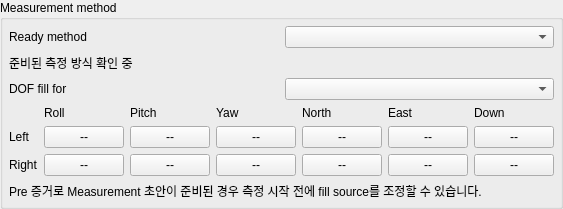
<?xml version='1.0' encoding='utf-8'?>
<ui version="4.0">
 <class>measurementMethod</class>
 <widget class="QGroupBox" name="measurementMethod">
  <property name="title">
   <string>Measurement method</string>
  </property>
  <layout class="QGridLayout" name="measurementMethodLayout">
   <item row="0" column="0">
    <widget class="QLabel" name="readyLabel">
     <property name="text">
      <string>Ready method</string>
     </property>
    </widget>
   </item>
   <item row="0" column="1">
    <widget class="QComboBox" name="measurementMethodCombo">
     <property name="toolTip">
      <string>현재 exact K,D와 필요한 live/candidate 입력이 모두 준비된 방식만 표시합니다. 선택 방식이 준비 상태를 잃으면 이 Measurement가 생성될 때 고정된 fallback 순서로 자동 전환합니다.</string>
     </property>
    </widget>
   </item>
   <item row="1" column="0" rowspan="1" colspan="2">
    <widget class="QLabel" name="methodStatus">
     <property name="text">
      <string>준비된 측정 방식 확인 중</string>
     </property>
     <property name="wordWrap">
      <bool>true</bool>
     </property>
    </widget>
   </item>
   <item row="2" column="0">
    <widget class="QLabel" name="fillLabel">
     <property name="text">
      <string>DOF fill for</string>
     </property>
    </widget>
   </item>
   <item row="2" column="1">
    <widget class="QComboBox" name="measurementFillMethodCombo">
     <property name="toolTip">
      <string>방식이 직접 제공하는 축은 OWN으로 잠깁니다. 미관측 회전축은 PX4, 미관측 이동축은 GNSS 토글로 이 Measurement에서만 채웁니다.</string>
     </property>
    </widget>
   </item>
   <item row="3" column="0" rowspan="1" colspan="2">
    <widget class="QWidget" name="fillWidget">
     <layout class="QGridLayout" name="fillLayout">
      <item row="0" column="1">
       <widget class="QLabel" name="axis1">
        <property name="text">
         <string>Roll</string>
        </property>
       </widget>
      </item>
      <item row="0" column="2">
       <widget class="QLabel" name="axis2">
        <property name="text">
         <string>Pitch</string>
        </property>
       </widget>
      </item>
      <item row="0" column="3">
       <widget class="QLabel" name="axis3">
        <property name="text">
         <string>Yaw</string>
        </property>
       </widget>
      </item>
      <item row="0" column="4">
       <widget class="QLabel" name="axis4">
        <property name="text">
         <string>North</string>
        </property>
       </widget>
      </item>
      <item row="0" column="5">
       <widget class="QLabel" name="axis5">
        <property name="text">
         <string>East</string>
        </property>
       </widget>
      </item>
      <item row="0" column="6">
       <widget class="QLabel" name="axis6">
        <property name="text">
         <string>Down</string>
        </property>
       </widget>
      </item>
      <item row="1" column="0">
       <widget class="QLabel" name="leftLabel">
        <property name="text">
         <string>Left</string>
        </property>
       </widget>
      </item>
      <item row="1" column="1">
       <widget class="QPushButton" name="measurementFillLeftRollDeg">
        <property name="text">
         <string>--</string>
        </property>
        <property name="checkable">
         <bool>true</bool>
        </property>
       </widget>
      </item>
      <item row="1" column="2">
       <widget class="QPushButton" name="measurementFillLeftPitchDeg">
        <property name="text">
         <string>--</string>
        </property>
        <property name="checkable">
         <bool>true</bool>
        </property>
       </widget>
      </item>
      <item row="1" column="3">
       <widget class="QPushButton" name="measurementFillLeftYawDeg">
        <property name="text">
         <string>--</string>
        </property>
        <property name="checkable">
         <bool>true</bool>
        </property>
       </widget>
      </item>
      <item row="1" column="4">
       <widget class="QPushButton" name="measurementFillLeftNorthM">
        <property name="text">
         <string>--</string>
        </property>
        <property name="checkable">
         <bool>true</bool>
        </property>
       </widget>
      </item>
      <item row="1" column="5">
       <widget class="QPushButton" name="measurementFillLeftEastM">
        <property name="text">
         <string>--</string>
        </property>
        <property name="checkable">
         <bool>true</bool>
        </property>
       </widget>
      </item>
      <item row="1" column="6">
       <widget class="QPushButton" name="measurementFillLeftDownM">
        <property name="text">
         <string>--</string>
        </property>
        <property name="checkable">
         <bool>true</bool>
        </property>
       </widget>
      </item>
      <item row="2" column="0">
       <widget class="QLabel" name="rightLabel">
        <property name="text">
         <string>Right</string>
        </property>
       </widget>
      </item>
      <item row="2" column="1">
       <widget class="QPushButton" name="measurementFillRightRollDeg">
        <property name="text">
         <string>--</string>
        </property>
        <property name="checkable">
         <bool>true</bool>
        </property>
       </widget>
      </item>
      <item row="2" column="2">
       <widget class="QPushButton" name="measurementFillRightPitchDeg">
        <property name="text">
         <string>--</string>
        </property>
        <property name="checkable">
         <bool>true</bool>
        </property>
       </widget>
      </item>
      <item row="2" column="3">
       <widget class="QPushButton" name="measurementFillRightYawDeg">
        <property name="text">
         <string>--</string>
        </property>
        <property name="checkable">
         <bool>true</bool>
        </property>
       </widget>
      </item>
      <item row="2" column="4">
       <widget class="QPushButton" name="measurementFillRightNorthM">
        <property name="text">
         <string>--</string>
        </property>
        <property name="checkable">
         <bool>true</bool>
        </property>
       </widget>
      </item>
      <item row="2" column="5">
       <widget class="QPushButton" name="measurementFillRightEastM">
        <property name="text">
         <string>--</string>
        </property>
        <property name="checkable">
         <bool>true</bool>
        </property>
       </widget>
      </item>
      <item row="2" column="6">
       <widget class="QPushButton" name="measurementFillRightDownM">
        <property name="text">
         <string>--</string>
        </property>
        <property name="checkable">
         <bool>true</bool>
        </property>
       </widget>
      </item>
      <property name="leftMargin">
       <number>0</number>
      </property>
      <property name="topMargin">
       <number>0</number>
      </property>
      <property name="rightMargin">
       <number>0</number>
      </property>
      <property name="bottomMargin">
       <number>0</number>
      </property>
     </layout>
    </widget>
   </item>
   <item row="4" column="0" rowspan="1" colspan="2">
    <widget class="QLabel" name="fillStatus">
     <property name="text">
      <string>Pre 증거로 Measurement 초안이 준비된 경우 측정 시작 전에 fill source를 조정할 수 있습니다.</string>
     </property>
     <property name="wordWrap">
      <bool>true</bool>
     </property>
    </widget>
   </item>
   <property name="leftMargin">
    <number>6</number>
   </property>
   <property name="topMargin">
    <number>6</number>
   </property>
   <property name="rightMargin">
    <number>6</number>
   </property>
   <property name="bottomMargin">
    <number>6</number>
   </property>
  </layout>
 </widget>
 <resources />
 <connections />
</ui>
